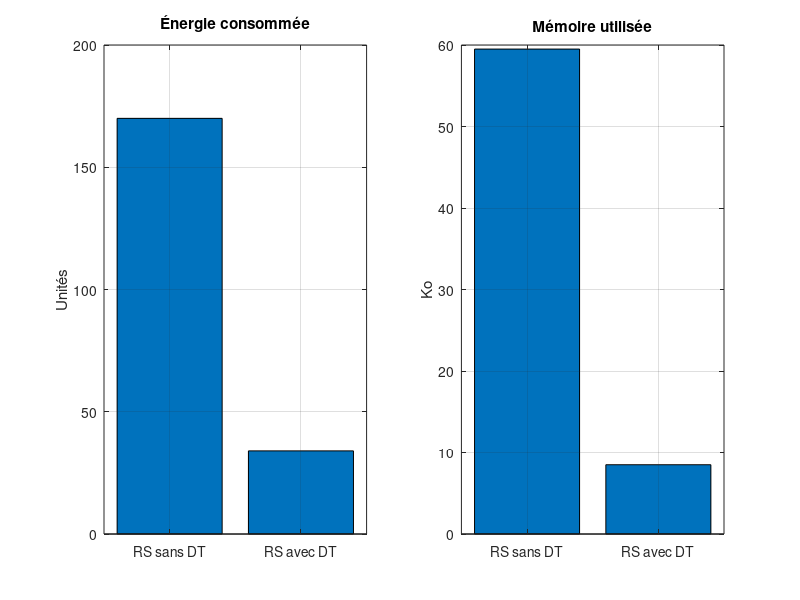

The MATLAB source for this figure:
% =========================================================
%   ANALYSE — Énergie & Mémoire RS
% =========================================================
clc; clear; close all;

load('canal_twinning.mat');
nb_paires = transmission.nb_paires;

E_GEN = 5; E_TEST = 3; E_HASH = 2; E_TX = 1; E_RX = 1;
M_CLE = 0.5; M_ETAT = 1; M_LOG = 2;

energie_RS_sans_DT = nb_paires * (E_GEN + E_TEST + E_HASH);
energie_RS_avec_DT = nb_paires * (E_TX + E_RX);

memoire_RS_sans_DT = nb_paires * (M_CLE + M_ETAT + M_LOG);
memoire_RS_avec_DT = nb_paires * M_CLE;

figure('Name','Comparaison RS','NumberTitle','off',...
       'Position',[300 200 900 400]);

subplot(1,2,1);
bar([energie_RS_sans_DT, energie_RS_avec_DT]);
set(gca,'XTickLabel',{'RS sans DT','RS avec DT'});
title('Énergie consommée');
ylabel('Unités');
grid on;

subplot(1,2,2);
bar([memoire_RS_sans_DT, memoire_RS_avec_DT]);
set(gca,'XTickLabel',{'RS sans DT','RS avec DT'});
title('Mémoire utilisée');
ylabel('Ko');
grid on;
